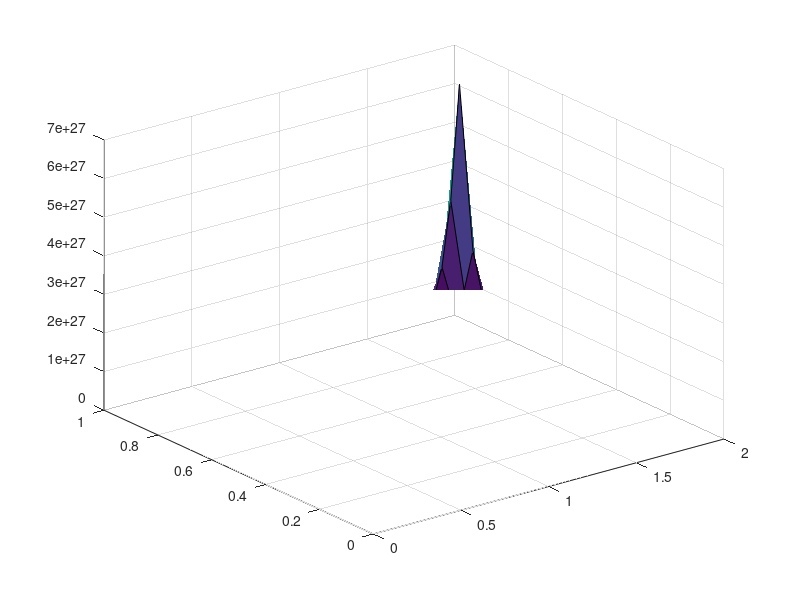

Recreate this plot in MATLAB.
clc
clear all
close all
n=input('Number Of Iteration=') ;
w=input('Relaxation=');
ilength=21 ;
jlength=41 ;
T=zeros(ilength,jlength,n) ; 
T(2:ilength-1,2:jlength-1,1)=0;%I.C
T(:,1,:)=100 ;%B.C
T(:,jlength,:)=0 ;%B.C
T(1,:,:)=0 ;%B.C
T(ilength,:,:)=0 ;%B.C
T(2:ilength-1,2:jlength-1,1)=0;%I.C
x=0:0.05:1 ;
y=0:0.05:2;
 for k=1:n-1;
    for i=2:ilength-1;
         for j=2:jlength-1;
        T(i,j,k+1)=(1-(w))*T(i,j,k)+0.25*w*(T(i+1,j,k)+T(i-1,j,k+1)+T(i,j+1,k)+T(i,j-1,k+1));
        h(i,j,k)=abs(T(i,j,k+1)-T(i,j,k));
         end
    end
        p=max(h);l=max(p);
              if l(1,1,k)>0.01
                  N=k+1;
              end
 end

surf(y,x,T(:,:,n));
disp('Number Of Iteration=')
disp(N)